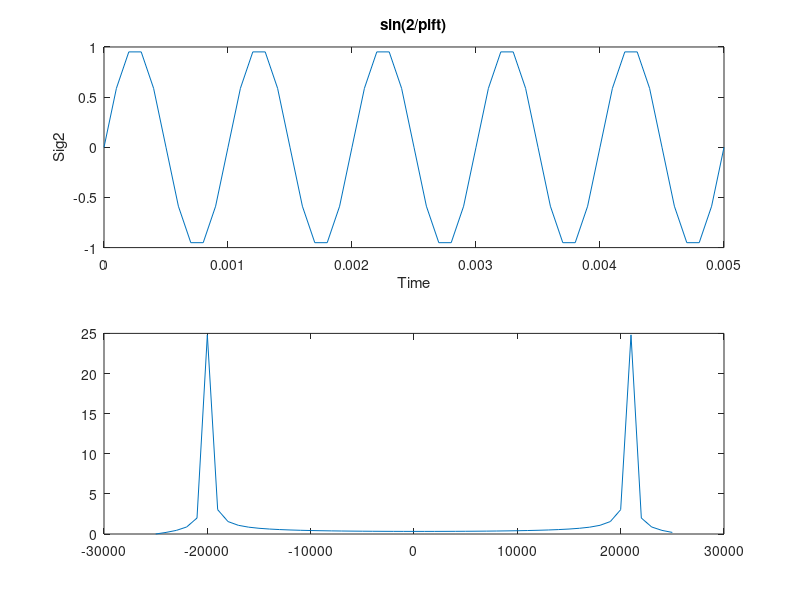

The MATLAB script that drew this image:
f = 1000;
t= 0:0.0001:0.005;
b = sin(2*pi*f*t);
subplot(2,1,1);
plot(t, b);
title('sin(2/pift)');
xlabel('Time');
ylabel('Sig2');
L = length(b);         
% spectrum analysis
sig2_w = abs(fft(b, L));
w = 25000*linspace(-1, 1, L);
subplot(2,1,2);
plot(w, sig2_w);